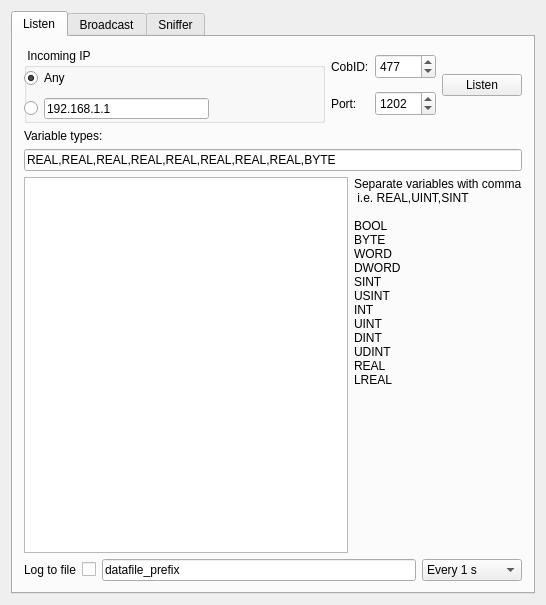
<?xml version="1.0" encoding="UTF-8"?>
<ui version="4.0">
 <class>MainWindow</class>
 <widget class="QMainWindow" name="MainWindow">
  <property name="geometry">
   <rect>
    <x>0</x>
    <y>0</y>
    <width>546</width>
    <height>605</height>
   </rect>
  </property>
  <property name="windowTitle">
   <string>CoDeSys network variable sniffer</string>
  </property>
  <widget class="QWidget" name="centralWidget">
   <layout class="QVBoxLayout" name="verticalLayout">
    <item>
     <widget class="QTabWidget" name="Tabs">
      <property name="currentIndex">
       <number>0</number>
      </property>
      <widget class="QWidget" name="tabRead">
       <attribute name="title">
        <string>Listen</string>
       </attribute>
       <layout class="QVBoxLayout" name="verticalLayout_2">
        <item>
         <layout class="QHBoxLayout" name="horizontalLayout">
          <item>
           <widget class="QGroupBox" name="groupBox">
            <property name="sizePolicy">
             <sizepolicy hsizetype="Expanding" vsizetype="Preferred">
              <horstretch>0</horstretch>
              <verstretch>0</verstretch>
             </sizepolicy>
            </property>
            <property name="minimumSize">
             <size>
              <width>175</width>
              <height>75</height>
             </size>
            </property>
            <property name="title">
             <string> Incoming IP</string>
            </property>
            <widget class="QRadioButton" name="anyIP">
             <property name="geometry">
              <rect>
               <x>0</x>
               <y>20</y>
               <width>93</width>
               <height>20</height>
              </rect>
             </property>
             <property name="text">
              <string>Any</string>
             </property>
             <property name="checked">
              <bool>true</bool>
             </property>
            </widget>
            <widget class="QRadioButton" name="specialIP">
             <property name="geometry">
              <rect>
               <x>0</x>
               <y>50</y>
               <width>93</width>
               <height>20</height>
              </rect>
             </property>
             <property name="text">
              <string/>
             </property>
            </widget>
            <widget class="QLineEdit" name="IP">
             <property name="geometry">
              <rect>
               <x>20</x>
               <y>50</y>
               <width>165</width>
               <height>21</height>
              </rect>
             </property>
             <property name="minimumSize">
              <size>
               <width>165</width>
               <height>0</height>
              </size>
             </property>
             <property name="maximumSize">
              <size>
               <width>165</width>
               <height>16777215</height>
              </size>
             </property>
             <property name="text">
              <string>192.168.1.1</string>
             </property>
             <property name="maxLength">
              <number>15</number>
             </property>
            </widget>
           </widget>
          </item>
          <item>
           <layout class="QVBoxLayout" name="verticalLayout_3">
            <item>
             <widget class="QLabel" name="label_3">
              <property name="maximumSize">
               <size>
                <width>16777215</width>
                <height>25</height>
               </size>
              </property>
              <property name="text">
               <string>CobID:</string>
              </property>
             </widget>
            </item>
            <item>
             <widget class="QLabel" name="label_2">
              <property name="maximumSize">
               <size>
                <width>1345654</width>
                <height>25</height>
               </size>
              </property>
              <property name="text">
               <string>Port:</string>
              </property>
             </widget>
            </item>
           </layout>
          </item>
          <item>
           <layout class="QVBoxLayout" name="verticalLayout_4">
            <item>
             <widget class="QSpinBox" name="CobIdBox">
              <property name="maximumSize">
               <size>
                <width>16777215</width>
                <height>25</height>
               </size>
              </property>
              <property name="maximum">
               <number>65535</number>
              </property>
              <property name="value">
               <number>477</number>
              </property>
             </widget>
            </item>
            <item>
             <widget class="QSpinBox" name="portBox">
              <property name="maximumSize">
               <size>
                <width>16777215</width>
                <height>25</height>
               </size>
              </property>
              <property name="maximum">
               <number>65535</number>
              </property>
              <property name="value">
               <number>1202</number>
              </property>
             </widget>
            </item>
           </layout>
          </item>
          <item>
           <widget class="QPushButton" name="pushButton_listen">
            <property name="text">
             <string>Listen</string>
            </property>
           </widget>
          </item>
         </layout>
        </item>
        <item>
         <widget class="QLabel" name="label">
          <property name="text">
           <string>Variable types:</string>
          </property>
         </widget>
        </item>
        <item>
         <widget class="QLineEdit" name="variables">
          <property name="text">
           <string>REAL,REAL,REAL,REAL,REAL,REAL,REAL,REAL,BYTE</string>
          </property>
         </widget>
        </item>
        <item>
         <layout class="QHBoxLayout" name="horizontalLayout_2">
          <item>
           <widget class="QPlainTextEdit" name="logBox">
            <property name="plainText">
             <string/>
            </property>
           </widget>
          </item>
          <item>
           <widget class="QLabel" name="label_5">
            <property name="text">
             <string>Separate variables with comma
 i.e. REAL,UINT,SINT

BOOL
BYTE
WORD
DWORD
SINT
USINT
INT
UINT
DINT
UDINT
REAL
LREAL</string>
            </property>
            <property name="alignment">
             <set>Qt::AlignLeading|Qt::AlignLeft|Qt::AlignTop</set>
            </property>
           </widget>
          </item>
         </layout>
        </item>
        <item>
         <layout class="QHBoxLayout" name="horizontalLayout_4">
          <property name="topMargin">
           <number>0</number>
          </property>
          <item>
           <widget class="QLabel" name="label_4">
            <property name="text">
             <string>Log to file</string>
            </property>
           </widget>
          </item>
          <item>
           <widget class="QCheckBox" name="checkBox_LogToFile">
            <property name="text">
             <string/>
            </property>
           </widget>
          </item>
          <item>
           <widget class="QLineEdit" name="file_prefix">
            <property name="text">
             <string>datafile_prefix</string>
            </property>
           </widget>
          </item>
          <item>
           <widget class="QComboBox" name="comboBox_dataloggerTimestep">
            <item>
             <property name="text">
              <string>Every 1 s</string>
             </property>
            </item>
            <item>
             <property name="text">
              <string>Every 5 s</string>
             </property>
            </item>
            <item>
             <property name="text">
              <string>Every 10 s</string>
             </property>
            </item>
            <item>
             <property name="text">
              <string>Every 1 min</string>
             </property>
            </item>
            <item>
             <property name="text">
              <string>Every 10 min</string>
             </property>
            </item>
           </widget>
          </item>
         </layout>
        </item>
       </layout>
      </widget>
      <widget class="QWidget" name="tabWrite">
       <attribute name="title">
        <string>Broadcast</string>
       </attribute>
       <layout class="QVBoxLayout" name="verticalLayout_5">
        <item>
         <layout class="QHBoxLayout" name="horizontalLayout_3">
          <item>
           <widget class="QGroupBox" name="groupBox_2">
            <property name="sizePolicy">
             <sizepolicy hsizetype="Expanding" vsizetype="Preferred">
              <horstretch>0</horstretch>
              <verstretch>0</verstretch>
             </sizepolicy>
            </property>
            <property name="minimumSize">
             <size>
              <width>175</width>
              <height>75</height>
             </size>
            </property>
            <property name="title">
             <string> Receiver IP</string>
            </property>
            <widget class="QRadioButton" name="radioButton_broadcast_IP_any">
             <property name="geometry">
              <rect>
               <x>0</x>
               <y>20</y>
               <width>102</width>
               <height>20</height>
              </rect>
             </property>
             <property name="text">
              <string>Any</string>
             </property>
             <property name="checked">
              <bool>true</bool>
             </property>
            </widget>
            <widget class="QRadioButton" name="radioButton_broadcast_IP_specific">
             <property name="geometry">
              <rect>
               <x>0</x>
               <y>50</y>
               <width>102</width>
               <height>20</height>
              </rect>
             </property>
             <property name="text">
              <string/>
             </property>
            </widget>
            <widget class="QLineEdit" name="lineEdit_broadcast_IP">
             <property name="geometry">
              <rect>
               <x>20</x>
               <y>50</y>
               <width>165</width>
               <height>22</height>
              </rect>
             </property>
             <property name="minimumSize">
              <size>
               <width>165</width>
               <height>0</height>
              </size>
             </property>
             <property name="maximumSize">
              <size>
               <width>165</width>
               <height>16777215</height>
              </size>
             </property>
             <property name="text">
              <string>192.168.255.255</string>
             </property>
            </widget>
           </widget>
          </item>
          <item>
           <layout class="QVBoxLayout" name="verticalLayout_6">
            <item>
             <widget class="QLabel" name="label_6">
              <property name="text">
               <string>CobID</string>
              </property>
             </widget>
            </item>
            <item>
             <widget class="QLabel" name="label_7">
              <property name="text">
               <string>Port</string>
              </property>
             </widget>
            </item>
           </layout>
          </item>
          <item>
           <layout class="QVBoxLayout" name="verticalLayout_7">
            <item>
             <widget class="QSpinBox" name="spinBox_broadcast_cobid">
              <property name="maximum">
               <number>9999</number>
              </property>
              <property name="value">
               <number>791</number>
              </property>
             </widget>
            </item>
            <item>
             <widget class="QSpinBox" name="spinBox_broadcast_port">
              <property name="maximum">
               <number>9999</number>
              </property>
              <property name="value">
               <number>1202</number>
              </property>
             </widget>
            </item>
           </layout>
          </item>
          <item>
           <widget class="QPushButton" name="pushButton_broadcast">
            <property name="text">
             <string>Broadcast</string>
            </property>
           </widget>
          </item>
         </layout>
        </item>
        <item>
         <widget class="QLabel" name="label_8">
          <property name="text">
           <string>Variable types:</string>
          </property>
         </widget>
        </item>
        <item>
         <widget class="QLineEdit" name="lineEdit_broadcast_variables">
          <property name="text">
           <string>BYTE,BYTE,REAL,REAL</string>
          </property>
         </widget>
        </item>
        <item>
         <widget class="QLabel" name="label_9">
          <property name="text">
           <string>Variables:</string>
          </property>
         </widget>
        </item>
        <item>
         <widget class="QLineEdit" name="lineEdit_broadcast_values">
          <property name="text">
           <string>1,1,2.0,3.0</string>
          </property>
         </widget>
        </item>
        <item>
         <layout class="QHBoxLayout" name="horizontalLayout_7">
          <property name="topMargin">
           <number>10</number>
          </property>
          <item>
           <spacer name="horizontalSpacer">
            <property name="orientation">
             <enum>Qt::Horizontal</enum>
            </property>
            <property name="sizeHint" stdset="0">
             <size>
              <width>40</width>
              <height>20</height>
             </size>
            </property>
           </spacer>
          </item>
          <item>
           <widget class="QCheckBox" name="checkBox_hearBeat">
            <property name="text">
             <string>Heart beat every</string>
            </property>
           </widget>
          </item>
          <item>
           <widget class="QSpinBox" name="spinBox_hearBeatInterval">
            <property name="maximum">
             <number>360000</number>
            </property>
            <property name="value">
             <number>500</number>
            </property>
           </widget>
          </item>
          <item>
           <widget class="QLabel" name="label_11">
            <property name="text">
             <string>ms in varialbe i=</string>
            </property>
           </widget>
          </item>
          <item>
           <widget class="QSpinBox" name="spinBox_hearBeatVariable"/>
          </item>
          <item>
           <spacer name="horizontalSpacer_2">
            <property name="orientation">
             <enum>Qt::Horizontal</enum>
            </property>
            <property name="sizeHint" stdset="0">
             <size>
              <width>40</width>
              <height>20</height>
             </size>
            </property>
           </spacer>
          </item>
          <item>
           <widget class="QWidget" name="widget_heartBeatMarker" native="true">
            <property name="minimumSize">
             <size>
              <width>30</width>
              <height>30</height>
             </size>
            </property>
            <property name="baseSize">
             <size>
              <width>30</width>
              <height>30</height>
             </size>
            </property>
           </widget>
          </item>
          <item>
           <spacer name="horizontalSpacer_3">
            <property name="orientation">
             <enum>Qt::Horizontal</enum>
            </property>
            <property name="sizeHint" stdset="0">
             <size>
              <width>40</width>
              <height>20</height>
             </size>
            </property>
           </spacer>
          </item>
         </layout>
        </item>
        <item>
         <spacer name="verticalSpacer">
          <property name="orientation">
           <enum>Qt::Vertical</enum>
          </property>
          <property name="sizeHint" stdset="0">
           <size>
            <width>20</width>
            <height>40</height>
           </size>
          </property>
         </spacer>
        </item>
       </layout>
      </widget>
      <widget class="QWidget" name="tabMessages">
       <attribute name="title">
        <string>Sniffer</string>
       </attribute>
       <layout class="QVBoxLayout" name="verticalLayout_8">
        <item>
         <layout class="QHBoxLayout" name="horizontalLayout_5">
          <property name="topMargin">
           <number>0</number>
          </property>
          <item>
           <layout class="QVBoxLayout" name="verticalLayout_9">
            <property name="topMargin">
             <number>0</number>
            </property>
            <item>
             <widget class="QLabel" name="label_10">
              <property name="text">
               <string>UDP datagram rate:</string>
              </property>
             </widget>
            </item>
            <item>
             <widget class="QLabel" name="label_12">
              <property name="text">
               <string>Codesys telegram rate:</string>
              </property>
             </widget>
            </item>
            <item>
             <widget class="QLabel" name="label_13">
              <property name="text">
               <string>Listened telegram rate:</string>
              </property>
             </widget>
            </item>
           </layout>
          </item>
          <item>
           <layout class="QVBoxLayout" name="verticalLayout_10">
            <item>
             <widget class="QLabel" name="label_UDPrate">
              <property name="lineWidth">
               <number>0</number>
              </property>
              <property name="text">
               <string>TextLabel</string>
              </property>
              <property name="alignment">
               <set>Qt::AlignRight|Qt::AlignTrailing|Qt::AlignVCenter</set>
              </property>
             </widget>
            </item>
            <item>
             <widget class="QLabel" name="label_codesysrate">
              <property name="text">
               <string>TextLabel</string>
              </property>
              <property name="alignment">
               <set>Qt::AlignRight|Qt::AlignTrailing|Qt::AlignVCenter</set>
              </property>
             </widget>
            </item>
            <item>
             <widget class="QLabel" name="label_telegramrate">
              <property name="text">
               <string>TextLabel</string>
              </property>
              <property name="alignment">
               <set>Qt::AlignRight|Qt::AlignTrailing|Qt::AlignVCenter</set>
              </property>
             </widget>
            </item>
           </layout>
          </item>
          <item>
           <layout class="QVBoxLayout" name="verticalLayout_11">
            <item>
             <widget class="QLabel" name="label_16">
              <property name="text">
               <string>1/s</string>
              </property>
             </widget>
            </item>
            <item>
             <widget class="QLabel" name="label_17">
              <property name="text">
               <string>1/s</string>
              </property>
             </widget>
            </item>
            <item>
             <widget class="QLabel" name="label_18">
              <property name="text">
               <string>1/s</string>
              </property>
             </widget>
            </item>
           </layout>
          </item>
          <item>
           <layout class="QVBoxLayout" name="verticalLayout_12">
            <item>
             <widget class="QLabel" name="label_20">
              <property name="text">
               <string>Update every:</string>
              </property>
             </widget>
            </item>
            <item>
             <widget class="QComboBox" name="comboBox_rateTime">
              <item>
               <property name="text">
                <string>1 s</string>
               </property>
              </item>
              <item>
               <property name="text">
                <string>5 s</string>
               </property>
              </item>
              <item>
               <property name="text">
                <string>10 s</string>
               </property>
              </item>
              <item>
               <property name="text">
                <string>1 min</string>
               </property>
              </item>
              <item>
               <property name="text">
                <string>10 min</string>
               </property>
              </item>
             </widget>
            </item>
           </layout>
          </item>
         </layout>
        </item>
        <item>
         <widget class="QPlainTextEdit" name="plainTextEdit_messageLog"/>
        </item>
        <item>
         <layout class="QHBoxLayout" name="horizontalLayout_6">
          <property name="topMargin">
           <number>0</number>
          </property>
          <item>
           <widget class="QLabel" name="label_19">
            <property name="text">
             <string>Log traffic: </string>
            </property>
           </widget>
          </item>
          <item>
           <widget class="QCheckBox" name="checkBox_logUDPtraffic">
            <property name="text">
             <string/>
            </property>
           </widget>
          </item>
          <item>
           <widget class="QLineEdit" name="lineEdit_UDPtrafficPrefix">
            <property name="text">
             <string>datafile_prefix</string>
            </property>
           </widget>
          </item>
          <item>
           <widget class="QComboBox" name="comboBox_UDPtrafficLogCondition">
            <item>
             <property name="text">
              <string>All UPD</string>
             </property>
            </item>
            <item>
             <property name="text">
              <string>All Codesys</string>
             </property>
            </item>
            <item>
             <property name="text">
              <string>Listened</string>
             </property>
            </item>
           </widget>
          </item>
         </layout>
        </item>
       </layout>
      </widget>
     </widget>
    </item>
   </layout>
  </widget>
 </widget>
 <layoutdefault spacing="6" margin="11"/>
 <resources/>
 <connections/>
</ui>
